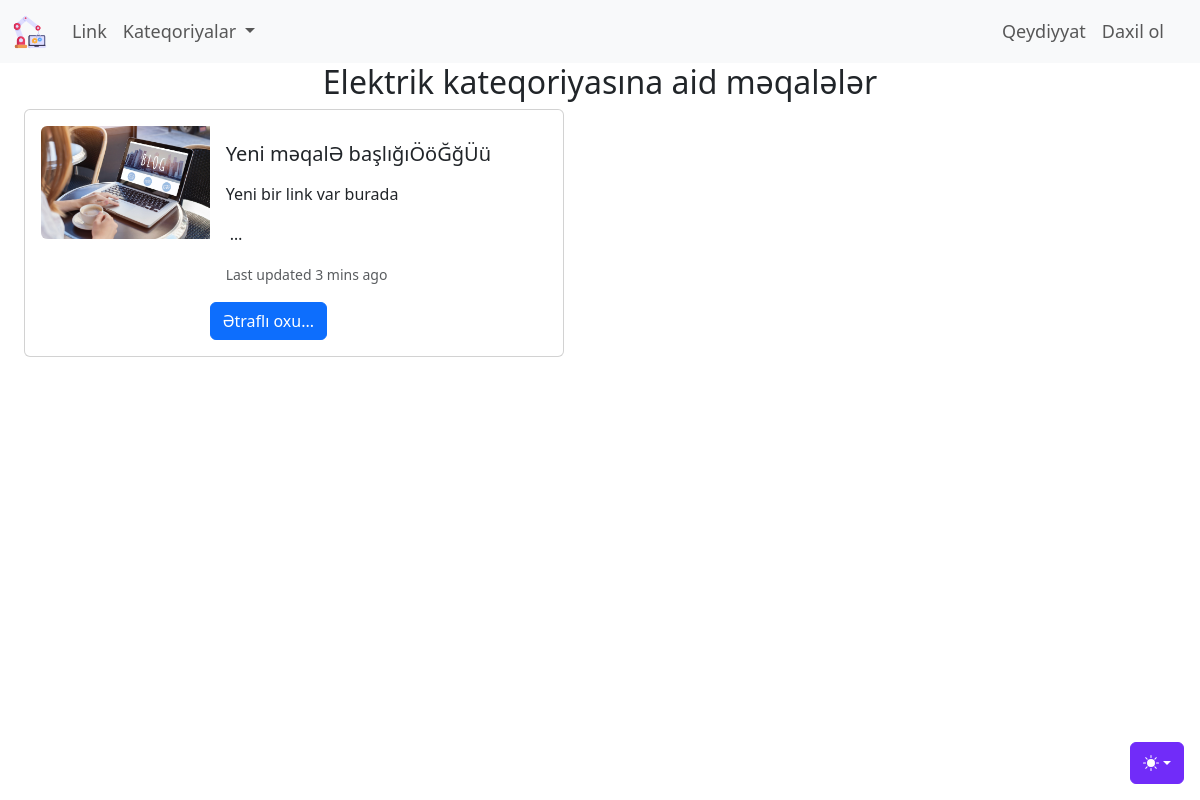
Page /kateqoriya/elektrik on the earlier database version.
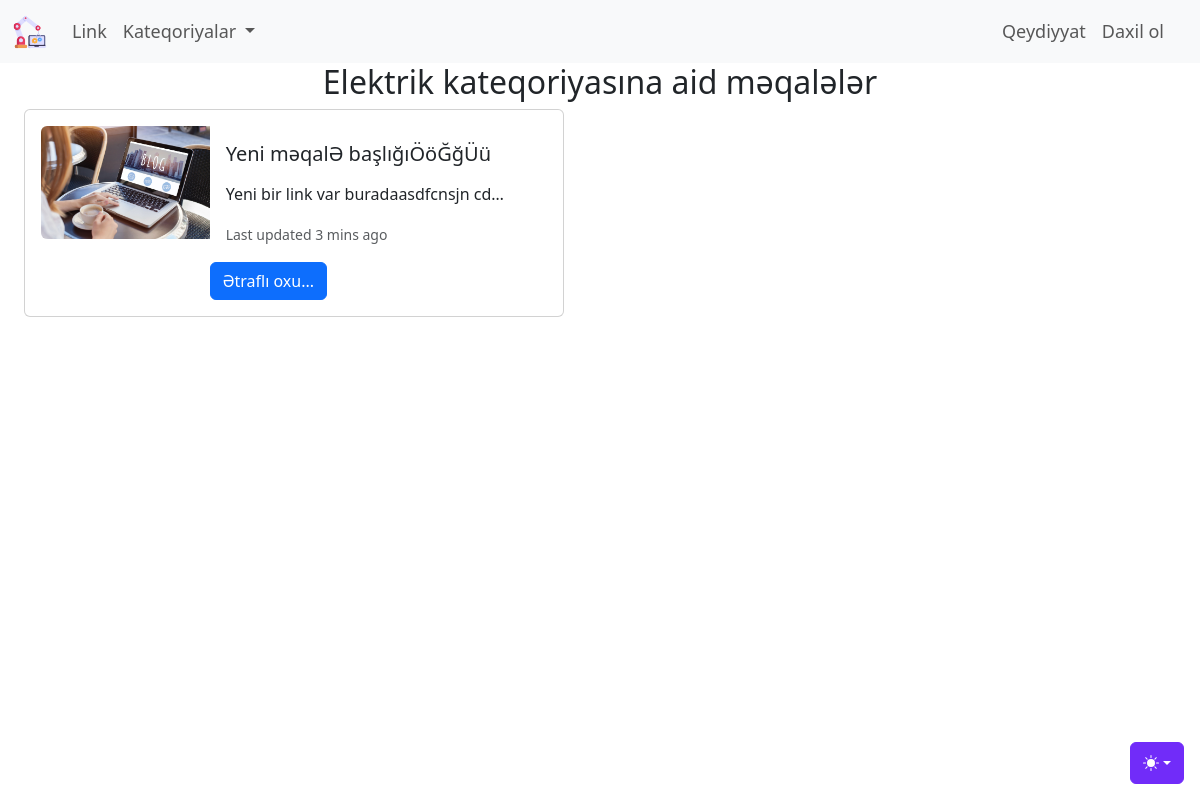
Same page on the later database version.
### blog/models.py (models this page shows, shortened)
class Blog(models.Model):
    class Meta:
        verbose_name = 'Məqalə'
        verbose_name_plural = 'Məqalələr'
    basliq_sekli = models.ImageField(upload_to = "uploads/%d.%m.%Y",default = 'uploads/default.jpg',null=True,blank=True)
    basliq = models.CharField('Məqalə başlığı', max_length = 200)
    kontent = CKEditor5Field('Məqalə kontenti', config_name = 'extends')
    yaradilma_tarixi = models.DateTimeField('Yaranma tarixi', auto_now_add = True)
    deyisdirilme_tarixi = models.DateTimeField('Yaranma tarixi', auto_now = True)
    blog_slug = models.SlugField(editable=False, unique = True)
    blog_kateqoriya = models.ManyToManyField(Kateqoriya, verbose_name = 'Kateqoriyaları seçin.')
    yayinda_mi = models.BooleanField('Yayına buraxılsın?', default = False)
    yeni_mi = models.BooleanField('Yeni məqalə?', default = True)
    karuselde = models.BooleanField('Karuseldə', default = False)
    istifadeci = models.ForeignKey(settings.AUTH_USER_MODEL,verbose_name='İstifadəçi',on_delete = models.CASCADE)

### blog/views.py (the view)
# urls.py: path('kateqoriya/<slug:_slug>',views.kateqoriyaya_get,name='kateqoriyaya_get')
def kateqoriyaya_get(request,_slug):
    context = {
        'kateqoriyalar': Kateqoriya.objects.all(),
        'yazilar' : Kateqoriya.objects.get(kateqoriya_slug =_slug).blog_set.all(),
        'secilen_kateqoriya' : Kateqoriya.objects.get(kateqoriya_slug=_slug),
    }
    return render(request,'blog/kateqoriyaya_get.html',context)

### blog/models.py (called while the page is built)
    def __str__(self):
        return f"{self.kateqoriya_adi}"

### blog/templates/blog/kateqoriyaya_get.html (shortened to what this page needs)
{%extends 'base.html'%}
{% block content %}
    <div class="container-fluid">
        <div class="row">
            <div class="col text-center">
                <h2>{{secilen_kateqoriya}} kateqoriyasına aid məqalələr</h2>
            </div>
        </div>
        {% if yazilar %}
            {% for yazi in  yazilar%}
                <div class="card mb-3 p-3" style="max-width: 540px;">
                    <div class="row g-0">
                    <div class="col-md-4">
                        <a href="{%url 'yazini_tap' yazi.blog_slug%}" target="_blank" rel="noopener noreferrer">
                            <img src="{{yazi.basliq_sekli.url}}" class="img-fluid rounded-start" alt="{{yazi.basliq}}">
                        </a>
                    </div>
                    <div class="col-md-8">
                        <div class="card-body">
                        <h5 class="card-title">{{yazi.basliq}}</h5>
                        <p class="card-text">
                            {{yazi.kontent|truncatechars:40|safe}}
                        </p>
                        <p class="card-text"><small class="text-body-secondary">Last updated 3 mins ago</small></p>
                        </div>
                        <a href="{%url 'yazini_tap' yazi.blog_slug%}" target="_blank" rel="noopener noreferrer" class="btn btn-primary">Ətraflı oxu...</a>
                    </div>
                    </div>
                </div>
            {% endfor %}
        {% else %}
                <div class="alert alert-warning">Bu kateqoriyaya aid məqalə yoxdur.</div>
        {% endif %}
    </div>
{% endblock %}

Differences in the rows shown:
changed Blog "Yeni məqalƏ başlığıÖöĞğÜü": kontent "Yeni bir link var burada …" → "Yeni bir link var buradaasdfcnsjn cd…"
